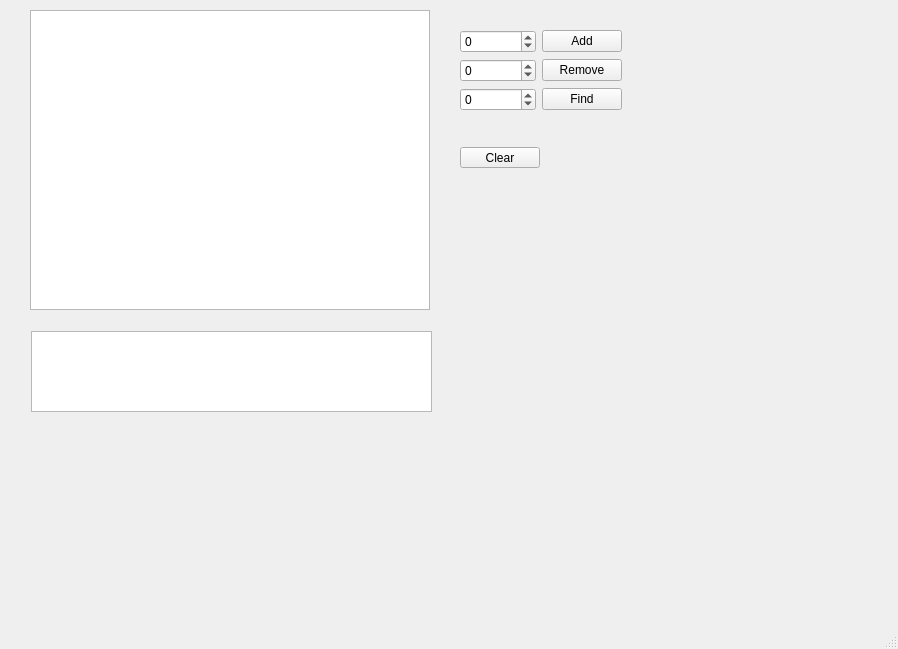
<?xml version="1.0" encoding="UTF-8"?>
<ui version="4.0">
 <class>MainWindow</class>
 <widget class="QMainWindow" name="MainWindow">
  <property name="geometry">
   <rect>
    <x>0</x>
    <y>0</y>
    <width>898</width>
    <height>649</height>
   </rect>
  </property>
  <property name="windowTitle">
   <string>MainWindow</string>
  </property>
  <widget class="QWidget" name="centralwidget">
   <widget class="QTableView" name="tableView">
    <property name="geometry">
     <rect>
      <x>30</x>
      <y>10</y>
      <width>400</width>
      <height>300</height>
     </rect>
    </property>
    <attribute name="horizontalHeaderDefaultSectionSize">
     <number>390</number>
    </attribute>
   </widget>
   <widget class="QPushButton" name="pushButton_4">
    <property name="geometry">
     <rect>
      <x>460</x>
      <y>147</y>
      <width>80</width>
      <height>21</height>
     </rect>
    </property>
    <property name="text">
     <string>Clear</string>
    </property>
   </widget>
   <widget class="QWidget" name="layoutWidget">
    <property name="geometry">
     <rect>
      <x>460</x>
      <y>10</y>
      <width>162</width>
      <height>121</height>
     </rect>
    </property>
    <layout class="QVBoxLayout" name="verticalLayout_3">
     <item>
      <layout class="QVBoxLayout" name="verticalLayout">
       <item>
        <layout class="QHBoxLayout" name="horizontalLayout">
         <item>
          <widget class="QSpinBox" name="spinBox">
           <property name="minimum">
            <number>-100</number>
           </property>
           <property name="maximum">
            <number>100</number>
           </property>
          </widget>
         </item>
         <item>
          <widget class="QPushButton" name="pushButton">
           <property name="text">
            <string>Add</string>
           </property>
          </widget>
         </item>
        </layout>
       </item>
       <item>
        <layout class="QHBoxLayout" name="horizontalLayout_2">
         <item>
          <widget class="QSpinBox" name="spinBox_2">
           <property name="minimum">
            <number>-100</number>
           </property>
           <property name="maximum">
            <number>100</number>
           </property>
          </widget>
         </item>
         <item>
          <widget class="QPushButton" name="pushButton_2">
           <property name="text">
            <string>Remove</string>
           </property>
          </widget>
         </item>
        </layout>
       </item>
       <item>
        <layout class="QHBoxLayout" name="horizontalLayout_3">
         <item>
          <widget class="QSpinBox" name="spinBox_3">
           <property name="minimum">
            <number>-100</number>
           </property>
           <property name="maximum">
            <number>100</number>
           </property>
          </widget>
         </item>
         <item>
          <widget class="QPushButton" name="pushButton_3">
           <property name="text">
            <string>Find</string>
           </property>
          </widget>
         </item>
        </layout>
       </item>
      </layout>
     </item>
    </layout>
   </widget>
   <widget class="QTextEdit" name="textEdit">
    <property name="geometry">
     <rect>
      <x>31</x>
      <y>331</y>
      <width>401</width>
      <height>81</height>
     </rect>
    </property>
   </widget>
  </widget>
  <widget class="QMenuBar" name="menubar">
   <property name="geometry">
    <rect>
     <x>0</x>
     <y>0</y>
     <width>898</width>
     <height>26</height>
    </rect>
   </property>
  </widget>
  <widget class="QStatusBar" name="statusbar"/>
 </widget>
 <resources/>
 <connections/>
</ui>
